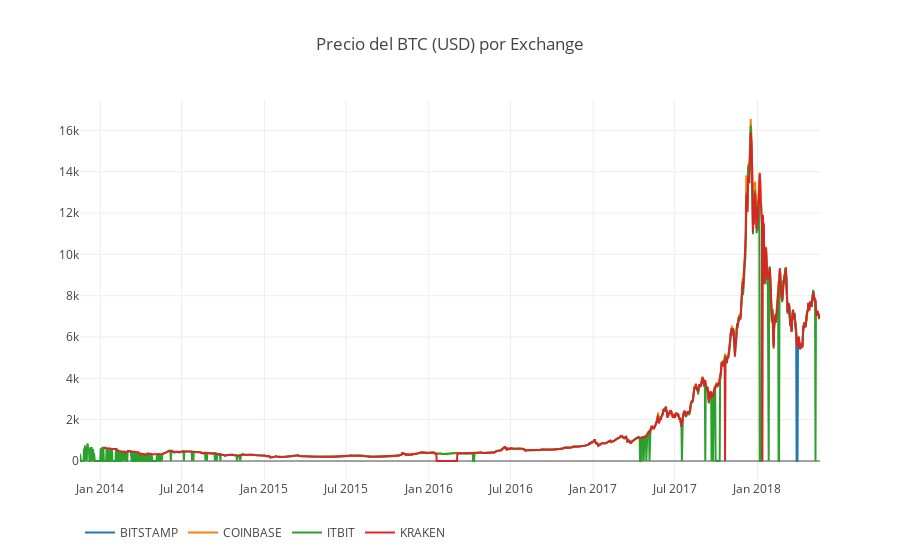

Notebook code cell kept with this figure:
### Code cell
# Se llama a la función df_scatter para mostrar los precios BTC de los exchanges
df_scatter(btc_usd_datasets, 'Precio del BTC (USD) por Exchange')

### Figure 1 — Plotly figure (JSON) as saved in the notebook; plotly's stock layout.template omitted (floating-point values rounded to 4 significant figures; data arrays with more than 128 entries replaced by an {"elided": "..."} marker saying what was removed)
{"data": [{"name": "BITSTAMP", "type": "scatter", "visible": "visible", "x": {"elided": "1646 str values"}, "y": {"elided": "1646 float values"}}, {"name": "COINBASE", "type": "scatter", "visible": "visible", "x": {"elided": "1646 str values"}, "y": {"elided": "1646 float values"}}, {"name": "ITBIT", "type": "scatter", "visible": "visible", "x": {"elided": "1646 str values"}, "y": {"elided": "1646 float values"}}, {"name": "KRAKEN", "type": "scatter", "visible": "visible", "x": {"elided": "1646 str values"}, "y": {"elided": "1646 float values"}}], "layout": {"legend": {"orientation": "h"}, "title": "Precio del BTC (USD) por Exchange", "xaxis": {"type": "date"}, "yaxis": {"showticklabels": true, "title": "", "type": "linear"}}}
